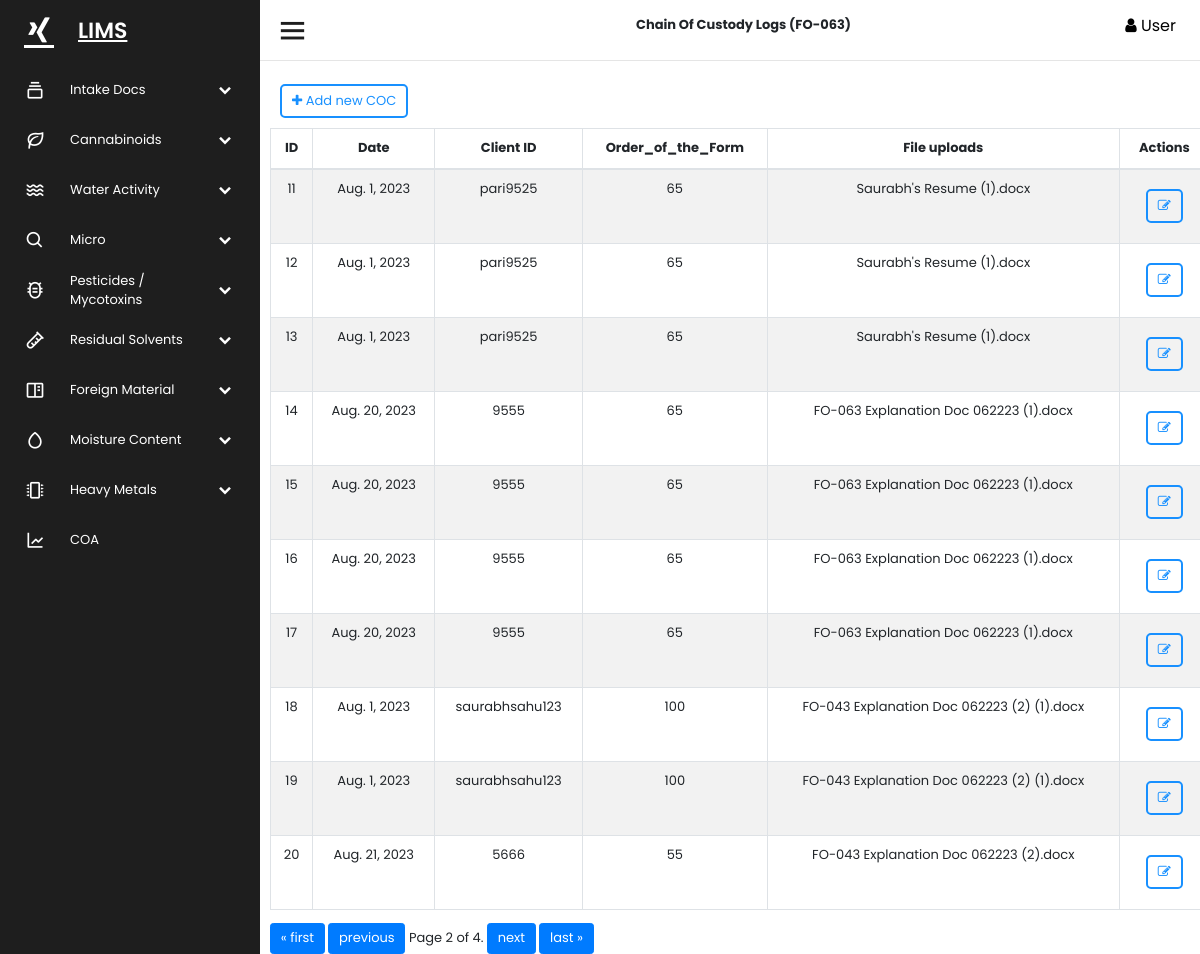
The page /chain_of_custody/?page=2 on the database its author committed.
### mainApp/models.py (models this page shows, shortened)
class ChainOfCustody(models.Model):
    id=models.AutoField(primary_key=True)
    COC_UUID =models.UUIDField(max_length=100, unique=True, default=uuid.uuid4, editable = False)
    Client_ID = models.CharField(max_length=60, verbose_name='Client ID')
    Date = models.DateField(default=date.today, verbose_name= 'Date')
    Order_of_the_Form = models.PositiveIntegerField(verbose_name='Order of the Form cronology')
    COC_File_Upload = models.FileField(upload_to ="COC Files/%d/%m/%Y/",verbose_name= 'COC File Upload')
    COC_ID = models.CharField(max_length=1000, verbose_name='COC Form ID')
    created_at = models.DateTimeField(auto_now_add=True)
    updated_at = models.DateTimeField(auto_now=True)
    class Meta:
        verbose_name_plural = 'Chain of Custody (FO-063)'

### mainApp/views.py (the view)
# urls.py: path('chain_of_custody/', chain_of_custody),
def chain_of_custody(Request):
    data = ChainOfCustody.objects.all()
    data = ChainOfCustody.objects.all().order_by("id")
    paginator = Paginator(data, 10)
    page_number = Request.GET.get("page")
    page_obj = paginator.get_page(page_number)
    return render(Request,"Chain of Custody.html",{'data':page_obj})

### templates/Chain of Custody.html (shortened to what this page needs)
    {% extends 'base.html' %}
    {% load static %}
    {% block Content %}
    Chain Of Custody Logs (FO-063)
    {% endblock %}
    {% block body %}
         <hr style="margin-top: 60px;">
         <div class="" style="margin:10px;width: 100%;">
            <div>
               <a href="\chain_of_custody_form">
               <button class="white-button"><i class="fa fa-plus"></i> Add new COC
               </button>
               </a>
            </div>
            <table id="example" class="table table-striped table-bordered" style="width:100%">
               <thead>
                  <tr >
                     <th>ID</th>
                     <th>Date</th>
                     <th>Client ID</th>
                     <th>Order_of_the_Form</th>
                     <th>File uploads</th>
                     <th>Actions</th>
                  </tr>
               </thead>
               <tbody>
                  {% for item in data %}
                  <tr>
                     <td>{{item.id}}</td>
                     <td>{{item.Date}}</td>
                     <td>{{item.Client_ID}}</td>
                     <td>{{item.Order_of_the_Form}}</td>
                     <td>{{item.COC_File_Upload}}</td>
                     <td><a href="/edit/{{item.id}}"><button class="white-button"><i class="fa fa-edit"></i></button></a></td>
                  </tr>
                  {% endfor %}
               </tbody>
            </table>
         <div class="pagination my-pagination">
            <span class="step-links">
                {% if data.has_previous %}
                    <a href="?page=1" class="btn btn-primary">&laquo; first</a>
                    <a href="?page={{ data.previous_page_number }}"  class="btn btn-primary">previous</a>
                {% endif %}
                <span class="current">
                    Page {{ data.number }} of {{ data.paginator.num_pages }}.
                </span>
                {% if data.has_next %}
                    <a href="?page={{ data.next_page_number }}" class="btn btn-primary">next</a>
                    <a href="?page={{ data.paginator.num_pages }}" class="btn btn-primary">last &raquo;</a>
                {% endif %}
            </span>
        </div>
  </div>
      </section>
      {% endblock %}

### static/assets/css/style.css (style rules this page uses)
* { font-family: 'Poppins', sans-serif; margin: 0; padding: 0; box-sizing: border-box; list-style: none; text-decoration: none; font-size: small; }
:root { --color_Blue: #3f93f1; --color_Dark1: #1e1e1e; --color_Dark2: #252527; --color_Light1: #dfdfdf; --color_Light2: #c4c4c4; }
body { font-family: 'Poppins', sans-serif;; }
.table thead th { vertical-align: top; border-bottom: 2px solid #dee2e6; text-align: center; }
.table-bordered th, .table-bordered td { border: 1px solid #dee2e6; text-align: center; }
.white-button { color: #1890ff; background-color: transparent; text-shadow: none; padding: 5px 10px; border-radius: 5px; border-width: 2px; border-color: #1890ff; border-style: solid; margin: 10px; }

### rows shown on the page
ChainOfCustody: id "11", Date "Aug. 1, 2023", Client_ID "pari9525", Order_of_the_Form "65", COC_File_Upload "Saurabh's Resume (1).docx"
ChainOfCustody: id "12", Date "Aug. 1, 2023", Client_ID "pari9525", Order_of_the_Form "65", COC_File_Upload "Saurabh's Resume (1).docx"
ChainOfCustody: id "13", Date "Aug. 1, 2023", Client_ID "pari9525", Order_of_the_Form "65", COC_File_Upload "Saurabh's Resume (1).docx"
ChainOfCustody: id "14", Date "Aug. 20, 2023", Client_ID "9555", Order_of_the_Form "65", COC_File_Upload "FO-063 Explanation Doc 062223 (1).docx"
ChainOfCustody: id "15", Date "Aug. 20, 2023", Client_ID "9555", Order_of_the_Form "65", COC_File_Upload "FO-063 Explanation Doc 062223 (1).docx"
ChainOfCustody: id "16", Date "Aug. 20, 2023", Client_ID "9555", Order_of_the_Form "65", COC_File_Upload "FO-063 Explanation Doc 062223 (1).docx"
ChainOfCustody: id "17", Date "Aug. 20, 2023", Client_ID "9555", Order_of_the_Form "65", COC_File_Upload "FO-063 Explanation Doc 062223 (1).docx"
ChainOfCustody: id "18", Date "Aug. 1, 2023", Client_ID "saurabhsahu123", Order_of_the_Form "100", COC_File_Upload "FO-043 Explanation Doc 062223 (2) (1).docx"
ChainOfCustody: id "19", Date "Aug. 1, 2023", Client_ID "saurabhsahu123", Order_of_the_Form "100", COC_File_Upload "FO-043 Explanation Doc 062223 (2) (1).docx"
ChainOfCustody: id "20", Date "Aug. 21, 2023", Client_ID "5666", Order_of_the_Form "55", COC_File_Upload "FO-043 Explanation Doc 062223 (2).docx"

### other values the page prints
{{ data.number }} "2"
{{ data.paginator.num_pages }} "4"
